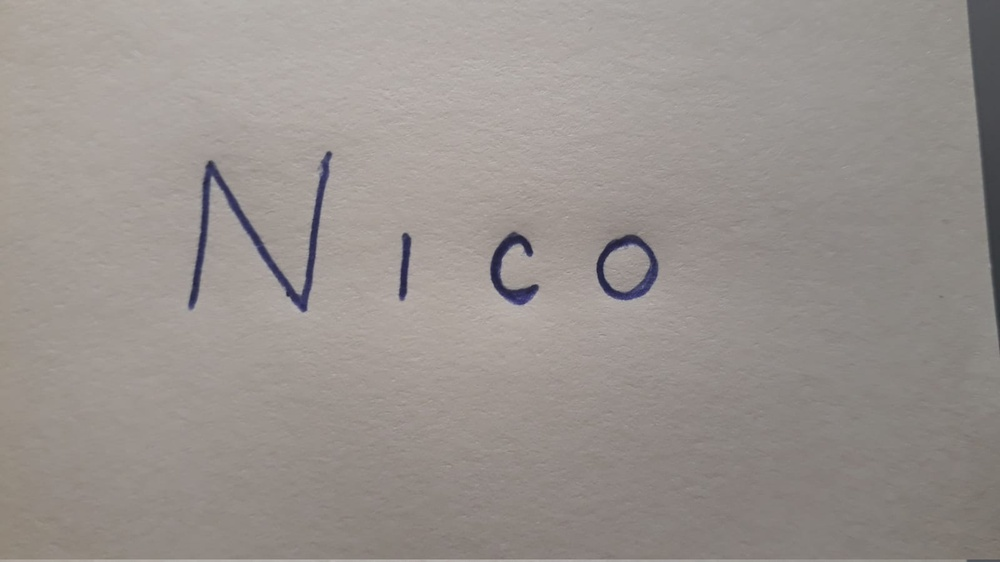
#> input picture data/n.jpeg, 1000 x 562 px, shrunk from 1600 x 900 before the run
$ python -i handler.py   (imports and definitions only)
#> lines starting #> are read from the running program, lines starting #| are printed output that depends on the picture; after the words box and inside, x2 and y2 are one past the last pixel; in counts of white or black regions, pixels touching at a corner belong together
import cv2
import numpy as np


def black_and_white(image, threshold=120):
    """
    Turns an images into grayscale.
    :param image: Image array to convert.
    :param threshold: black and white threshold. Ranges from 0 (black) to 255 (white). Default 120.
    :return: Input image in a black gray scale.
    """
    gray = cv2.cvtColor(image, cv2.COLOR_BGR2GRAY)
    gblur = cv2.GaussianBlur(gray, (5, 5), 0)
    thresh = cv2.threshold(gblur, threshold, 255, cv2.THRESH_BINARY)[1]
    kernel = np.ones((2, 2))
    closing = cv2.morphologyEx(thresh, cv2.MORPH_CLOSE, kernel)
    return closing


def crop_image(image, ratio=10):
    """
    Removes side noise by cropping the image.
    :param image: Original image to be cropped.
    :param ratio: Cropping ratio. The higher the number, the smaller the ratio. Default 10.
    :return: Cropped image.
    """
    h, w, *_ = image.shape
    c = image[int(h/ratio): int(h*(ratio-1)/ratio), int(w/ratio): int(w*(ratio-1)/ratio)]  # [y:h,x:w]
    return c


def find_contours(image):  # former get_letters
    """
    Analyzes an image and returns in a list each individual contour along with its X coordinate
    :param image: Black and white image array (Threshold image).
    :return:List of lists, first element is an image array while the second its X coordinates
    """
    to_analyze = []  # letters will be placed here separately

    image_inv = (255 - image)  # Inverting image colors. Black to white and white to black

    # Retrieving all contours in the image
    contours = cv2.findContours(image_inv, cv2.RETR_EXTERNAL, cv2.CHAIN_APPROX_NONE)[1]
    print(f"Contours found: {len(contours)}")

    # Analyzing each found contour
    for contour in contours:

        # Removing noise. Analyze contours which area is greater than 1000
        if cv2.contourArea(contour) > 1000:
            # Getting each contour x and y position as well as its width and height
            x, y, w, h = cv2.boundingRect(contour)

            e = 5  # Additional pixels at each of the four sides.
            # Appending each individual letter (rectangle) into a list to perform further analysis
            roi = image[y - e: y + h + e, x - e: x + w + e]
            to_analyze.append([roi, x])  # [individual letter, X position]

    print(f"Contours split: {len(to_analyze)}")
    return to_analyze


def prep_letters(to_analyze):
    """
    Analyzes each letter individually
    :param to_analyze: List of list. First element image array, second X coordinate
    :return: List of sorted letters, each item is an image array of equal height and width, perfect square
    """
    letters_predict = []
    # individual letter, X position. Sorting ascending by X value to_analyze[1]
    letters_sorted = sorted(to_analyze, key=lambda x: x[1])

    # Centering each letter into a square
    for i in range(len(letters_sorted)):

        letter = letters_sorted[i][0]
        h, w = letters_sorted[i][0].shape
        print(letters_sorted[i][0].shape, "Area:", h * w)

        # Centering the letter into a perfect square, same height and width
        if h >= w:
            # if the image is taller than it is wide
            square_size = h
            extra_side_pixels = int((h - w) / 2)

            frame = np.full((square_size, square_size), 255)
            frame[:, 0 + extra_side_pixels: w + extra_side_pixels] = letter

            letters_predict.append(frame)

        elif h < w:
            # if the image is wider than it is tall
            square_size = w
            extra_side_pixels = int((w - h) / 2)
            frame = np.full((square_size, square_size), 255)
            frame[0 + extra_side_pixels: h + extra_side_pixels, :] = letter

            letters_predict.append(frame)

    return letters_predict


def get_word(img_path):
    """
    Function that assembles all previous 4 functions
    :param img_path: Image to analyze.
    :return: List. Each item is an image array (letters)
    """
#> called with img_path = '../../data/n.jpeg'
    # Exit the code if the image is not found
    img = cv2.imread(img_path)
#> img is the input picture: shape (562, 1000, 3); mean B, G, R 142.7, 146.8, 153.2
    if img is None:
        print(f"Image not found in path: {img_path}. Check image name and try again!")
        exit()

    # Cropping image sides to remove possible noise or unwanted contours.
    cropped = crop_image(img, ratio=10)
#> in crop_image, `c = image[int(h/ratio): int(h*(ratio-1)/ratio), int(w/ratio): int(w*(r..`:
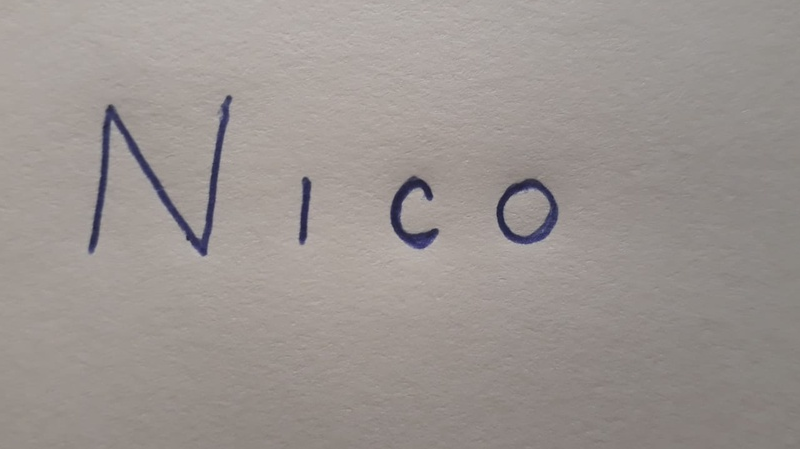
#> c: shape (449, 800, 3); mean B, G, R 145, 148.6, 155.4

    # Turning original image into grayscale. Letters black, background white.
    thresh = black_and_white(cropped, threshold=120)
#> in black_and_white, `thresh = cv2.threshold(gblur, threshold, 255, cv2.THRESH_BINARY)[1]`:
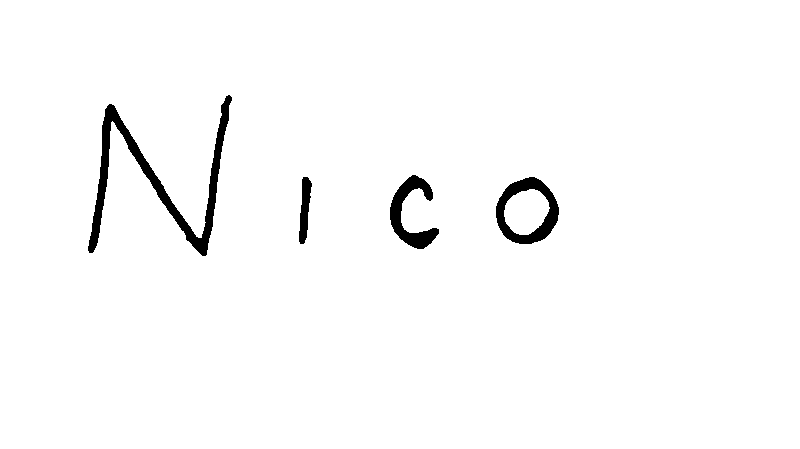
#> thresh: shape (449, 800); 97.9% white; 4 black regions, box (x1, y1, x2, y2) and area: (88, 95, 232, 256) 3788, (496, 177, 559, 244) 1668, (390, 175, 439, 249) 1406, (299, 177, 312, 244) 531
#> in black_and_white, `closing = cv2.morphologyEx(thresh, cv2.MORPH_CLOSE, kernel)`:
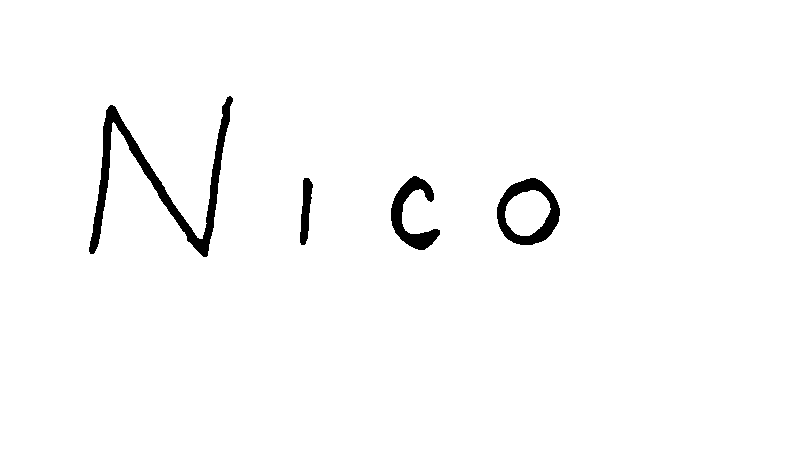
#> closing: shape (449, 800); 97.9% white; 4 black regions, box (x1, y1, x2, y2) and area: (89, 96, 233, 257) 3788, (497, 178, 560, 245) 1668, (391, 176, 440, 250) 1406, (300, 178, 313, 245) 531

    # Find letters and dismiss unwanted contours.
    letters = find_contours(thresh)
#> in find_contours, `image_inv = (255 - image)`: image_inv: shape (449, 800); 2.1% white; 4 white regions
#> in find_contours, `contours = cv2.findContours(image_inv, cv2.RETR_EXTERNAL, cv2.CHAIN_AP..`: contours = 4 contours; box (x1, y1, x2, y2) and area: (89, 96, 233, 257) 3352, (497, 178, 560, 245) 3134, (391, 176, 440, 250) 1286, (300, 178, 313, 245) 460
#| Contours found: 4
#> the loop in find_contours, `for contour in contours:` made 4 passes
#> (x, y, w, h) on passes 1, 3, 4: (497, 178, 63, 67), (391, 176, 49, 74), (89, 96, 144, 161)
#> pass 1, in find_contours, `roi = image[y - e: y + h + e, x - e: x + w + e]`:
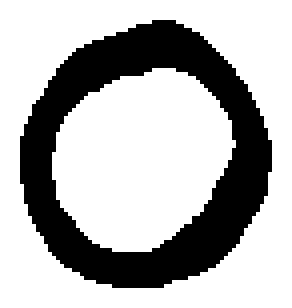
#> roi: shape (77, 73) (shown 4 times larger); 70.3% white; 1 black region, box (x1, y1, x2, y2) and area: (5, 5, 68, 72) 1668
#> pass 3, in find_contours, `roi = image[y - e: y + h + e, x - e: x + w + e]`:
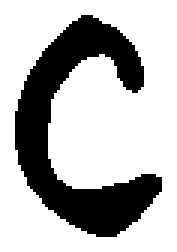
#> roi: shape (84, 59) (shown 3 times larger); 71.6% white; 1 black region, box (x1, y1, x2, y2) and area: (5, 5, 54, 79) 1406
#> after the loop in find_contours, `for contour in contours:`: to_analyze = 3 items
#| Contours split: 3
#> letters = 3 items

    # Put letters in order and into a square. This list will be used to feed the model.predict() function
    letters_to_predict = prep_letters(letters)
#> the loop in prep_letters, `for i in range(len(letters_sorted)): ` made 3 passes
#> (h, w, square_size, extra_side_pixels) on passes 1 to 3: (171, 154, 171, 8), (84, 59, 84, 12), (77, 73, 77, 2)
#| (171, 154) Area: 26334
#| (84, 59) Area: 4956
#| (77, 73) Area: 5621
#> pass 1, in prep_letters, `letter = letters_sorted[i][0]`:
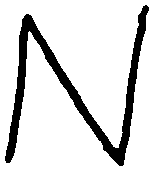
#> letter: shape (171, 154); 85.6% white; 1 black region, box (x1, y1, x2, y2) and area: (5, 5, 149, 166) 3788
#> after the loop in prep_letters, `for i in range(len(letters_sorted)):`:
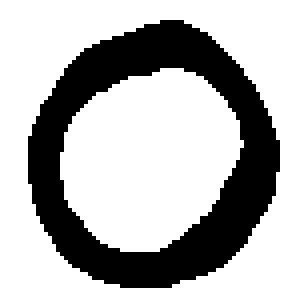
#> frame: shape (77, 77) int64 (shown 4 times larger); 71.9% white; 1 black region, box (x1, y1, x2, y2) and area: (7, 5, 70, 72) 1668
#> letters_to_predict = 3 items

    return letters_to_predict

>>> result = get_word('../../data/n.jpeg')
#> result = 3 items

$ run again, on data/sino_anita1.jpeg
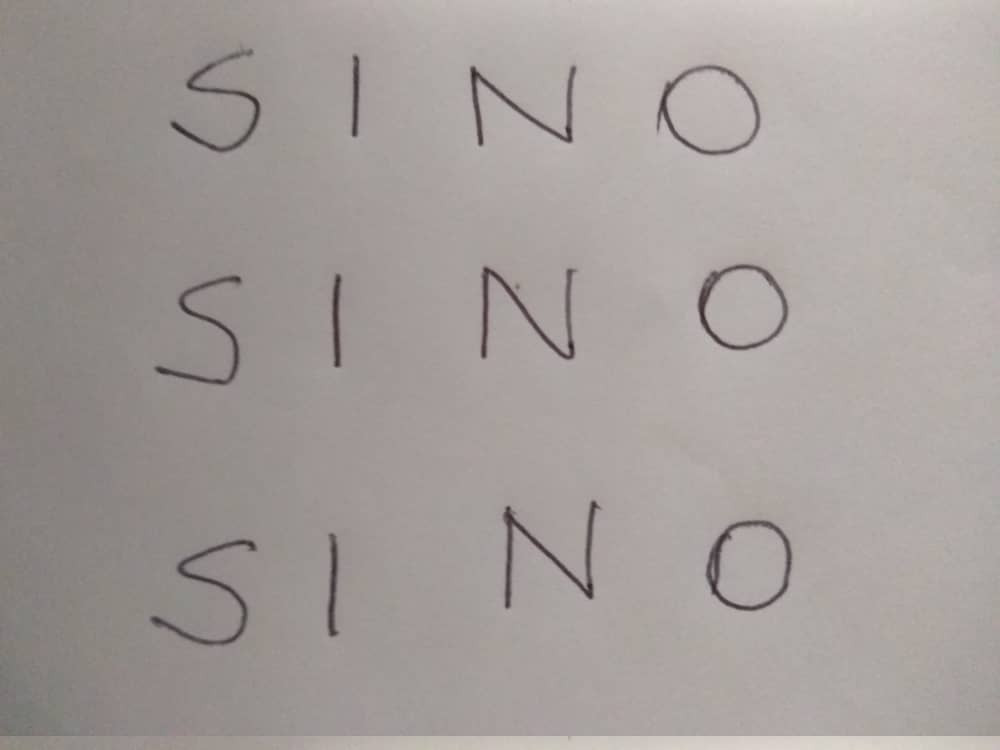
#> input picture data/sino_anita1.jpeg, 1000 x 750 px
#> in get_word, img is the input picture: shape (750, 1000, 3); mean B, G, R 155.1, 157.6, 164.5
#> in black_and_white, `thresh = cv2.threshold(gblur, threshold, 255, cv2.THRESH_BINARY)[1]`:
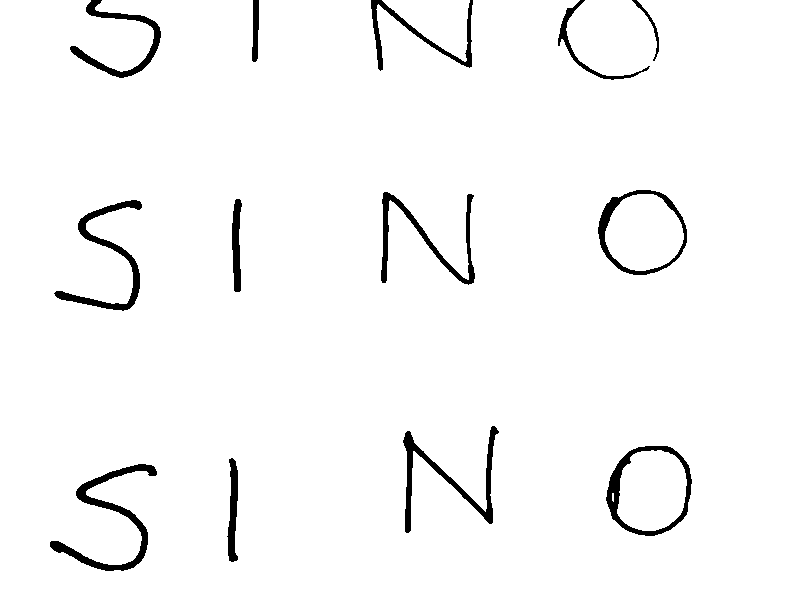
#> thresh: shape (600, 800); 97% white; 13 black regions, largest, box (x1, y1, x2, y2) and area: (50, 464, 157, 571) 1966, (403, 426, 499, 533) 1679, (54, 200, 142, 311) 1653
#> closing: shape (600, 800); 97% white; 14 black regions (1 under 20 px), largest, box (x1, y1, x2, y2) and area: (51, 465, 158, 572) 1965, (404, 427, 500, 534) 1679, (56, 201, 143, 312) 1652
#> image_inv: shape (600, 800); 3% white; 14 white regions (1 under 20 px)
#> contours = 14 contours, 1 with area under 20; largest, box (x1, y1, x2, y2) and area: (607, 447, 693, 537) 6000, (599, 191, 688, 276) 5788, (51, 465, 158, 572) 1696, (56, 201, 143, 312) 1411, (404, 427, 500, 534) 1410
#| Contours found: 14
#> the loop in find_contours, `for contour in contours:` made 14 passes
#> (x, y, w, h) on passes 1, 3, 4, 5, 7, 8, 14: (51, 465, 107, 107), (607, 447, 86, 90), (404, 427, 96, 107), (56, 201, 87, 111), (382, 193, 94, 92), (599, 191, 89, 85), (71, 0, 91, 79)
#> after the loop in find_contours, `for contour in contours:`: to_analyze = 7 items
#| Contours split: 7
#> the loop in prep_letters, `for i in range(len(letters_sorted)): ` made 7 passes
#> (h, w, square_size, extra_side_pixels) on passes 1 to 7: (117, 117, 117, 0), (121, 97, 121, 12), (0, 101, 101, 50), (102, 104, 104, 1), (117, 106, 117, 5), (95, 99, 99, 2), (100, 96, 100, 2)
#> (printed output is left out)
#> after the loop in prep_letters, `for i in range(len(letters_sorted)):`:
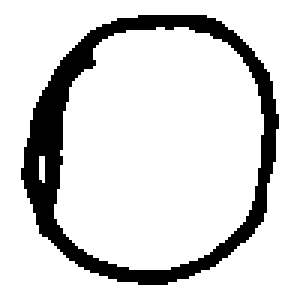
#> frame: shape (100, 100) int64 (shown 3 times larger); 84.8% white; 1 black region, box (x1, y1, x2, y2) and area: (7, 5, 93, 95) 1525
